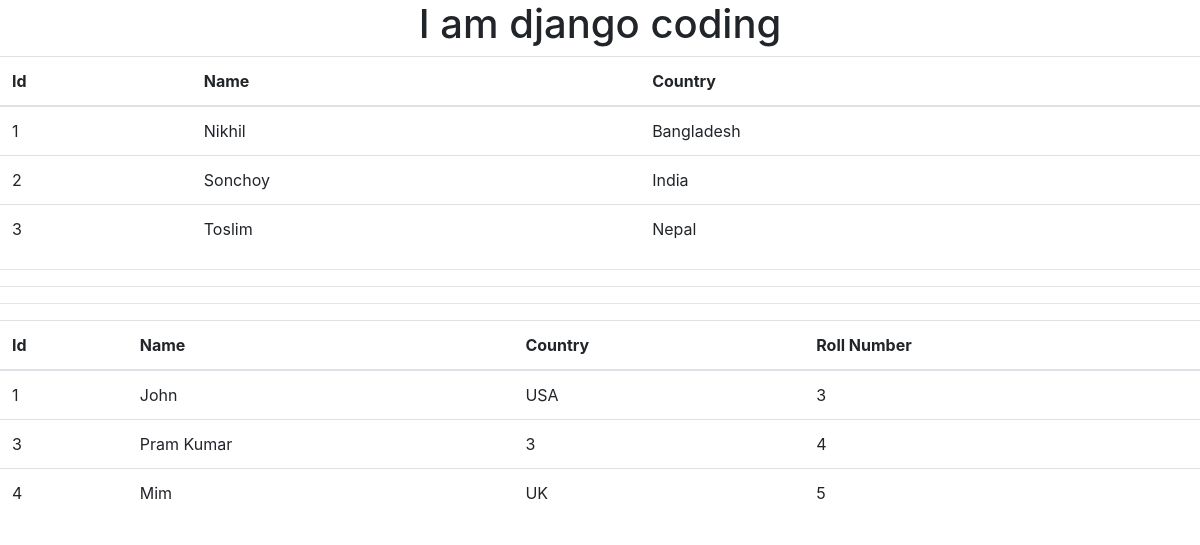
The page / on the database its author committed.
### app1/models.py (models this page shows, shortened)
class PersonInfo(models.Model):
    name = models.CharField(max_length=255)
    country = models.CharField(max_length=255)
    roll_number = models.IntegerField()

### app1/views.py (the view)
# urls.py: path('', views.Index, name="homepage")
def Index(request):
    obj = [
        {
            "id": 1,
            "name": "Nikhil",
            "country": "Bangladesh"
        },
        {
            "id": 2,
            "name": "Sonchoy",
            "country": "India"
        },
        {
            "id": 3,
            "name": "Toslim",
            "country": "Nepal"
        }
    ]
    personObj = PersonInfo.objects.all()
    context = {
        "obj": obj,
        "personObj": personObj
    }
    return render(request, 'app1/index.html', {'name': context["obj"], "personObj": context["personObj"]})

### templates/app1/index.html (shortened to what this page needs)
<!doctype html>
<html lang="en">
  <head>
    <link rel="stylesheet" href="https://stackpath.bootstrapcdn.com/bootstrap/4.3.1/css/bootstrap.min.css">
  </head>
  <body>
      <h1 class="text-center">
          I am django coding
        </h1>
        <table class="table">
            <thead>
                <tr>
                    <th>Id</th>
                    <th>Name</th>
                    <th>Country</th>
                </tr>
            </thead>
            <tbody>
                {% for list in name %}
                <tr>
                    <td>
                        {{list.id}}
                    </td>
                    <td> {{list.name}} </td>
                    <td>
                        {{list.country}}
                    </td>
                </tr>
                {% endfor %}
            </tbody>
        </table>
        <hr>
        <hr>
        <hr>
        <table class="table">
            <thead>
                <tr>
                    <th>Id</th>
                    <th>Name</th>
                    <th>Country</th>
                    <th>Roll Number</th>
                </tr>
            </thead>
            <tbody>
                {% for person in personObj %}
                <tr>
                    <td> {{person.id}} </td>
                    <td> {{person.name}} </td>
                    <td> {{person.country}} </td>
                    <td> {{person.roll_number}} </td>
                </tr>
                {% endfor %}
            </tbody>
        </table>
  </body>
</html>

### rows shown on the page
PersonInfo: id "1", name "John", country "USA", roll_number "3"
PersonInfo: id "3", name "Pram Kumar", country "3", roll_number "4"
PersonInfo: id "4", name "Mim", country "UK", roll_number "5"

### other values the page prints
{{ list.id }} "1" "2" "3"
{{ list.name }} "Nikhil" "Sonchoy" "Toslim"
{{ list.country }} "Bangladesh" "India" "Nepal"
